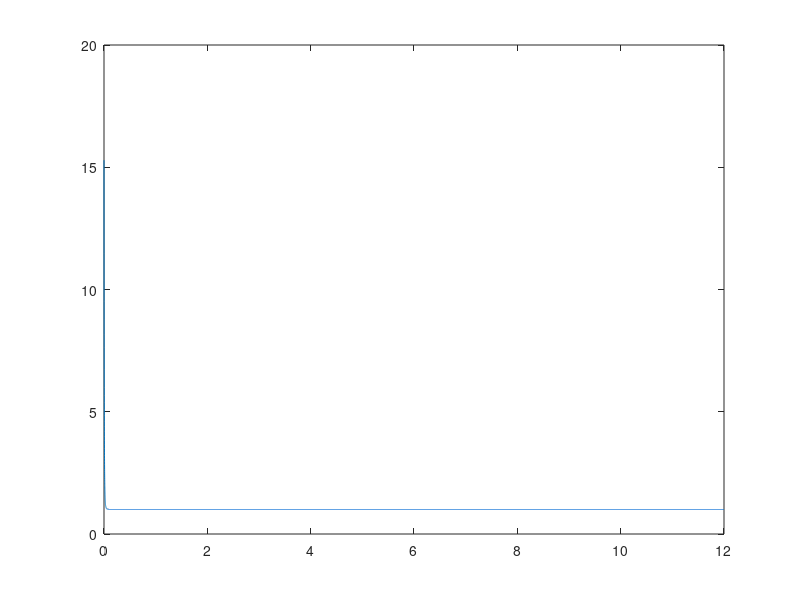

The MATLAB script that drew this image:
clear;

%solve d2f/dt2+w(t)^2*f=0
%solve a system of equations
%rename f to y and t to x( not the space coordinate )
%system of equations
% dydx = z -------> g(x,y,z)
% dzdx = -1*w^2(x)*y----> h(x,y,z)
for nt=[240000 120000 60000]
tmin=0;
tmax=12;
dt=2*((tmax-tmin)/nt);
% t=zeros(1,nt);
% for i=1:nt
%     t(i)=i*dt;
% end
t=linspace(tmin,tmax,nt);
%  w initial and w final

w_i=3;
w_f=6;

a=(w_f+w_i)/2;
b=(w_f-w_i)/2;

dT=0.5;
% w=2*ones(1,nt);
w=a+(b*tanh((t-(tmax/2))/dT));
% figure(1)
% plot(t,w)

% RK 4
f=zeros(1,nt);
g=zeros(1,nt);

% initial condition
f(1)=1/sqrt(2*w_i);
g(1)=-1i*w_i*1/sqrt(2*w_i);
for n=1:2:nt-2
    
    k1=dt*(g(n));
    l1=dt*(-1*f(n)*w(n)^2);
    k2=dt*(g(n)+l1/2);
    l2=dt*(-1*(f(n)+k1/2)*w(n+1)^2);
    k3=dt*(g(n)+l2/2);
    l3=dt*(-1*(f(n)+k2/2)*w(n+1)^2);
    k4=dt*(g(n)+l3/2);
    l4=dt*(-1*(f(n)+k3/2)*w(n+2)^2);
    f(n+2)=f(n)+(1/6)*(k1+2*k2+2*k3+k4);
    g(n+2)=g(n)+(1/6)*(l1+2*l2+2*l3+l4);    
end
t1=linspace(tmin,tmax,nt/2);
f_new=zeros(1,nt/2);
f_new(1)=f(1);
for i=2:(nt-2)/2
f_new(i)=f(2*i+1);
end
f_new(nt/2)=f_new(nt/2-1);
f_ex=(1/2)*exp(-1i*2*t);

% plot(t,f_ex);
% hold on
% plot(t,f)

if nt==240000
    f1=f_new;
elseif nt==120000
    f2=f_new;
elseif nt==60000
    f4=f_new;
end
end
p_num=zeros(1,30000);
p_den=zeros(1,30000);
p=zeros(1,30000);
for j=1:30000
p_num(j) =abs( f4(j)- f2(2*j));
p_den(j) =abs( f2(2*j)- f1(4*j));
p(j)=p_num/p_den;
end
figure(1)
plot(t1,log2(p))

















